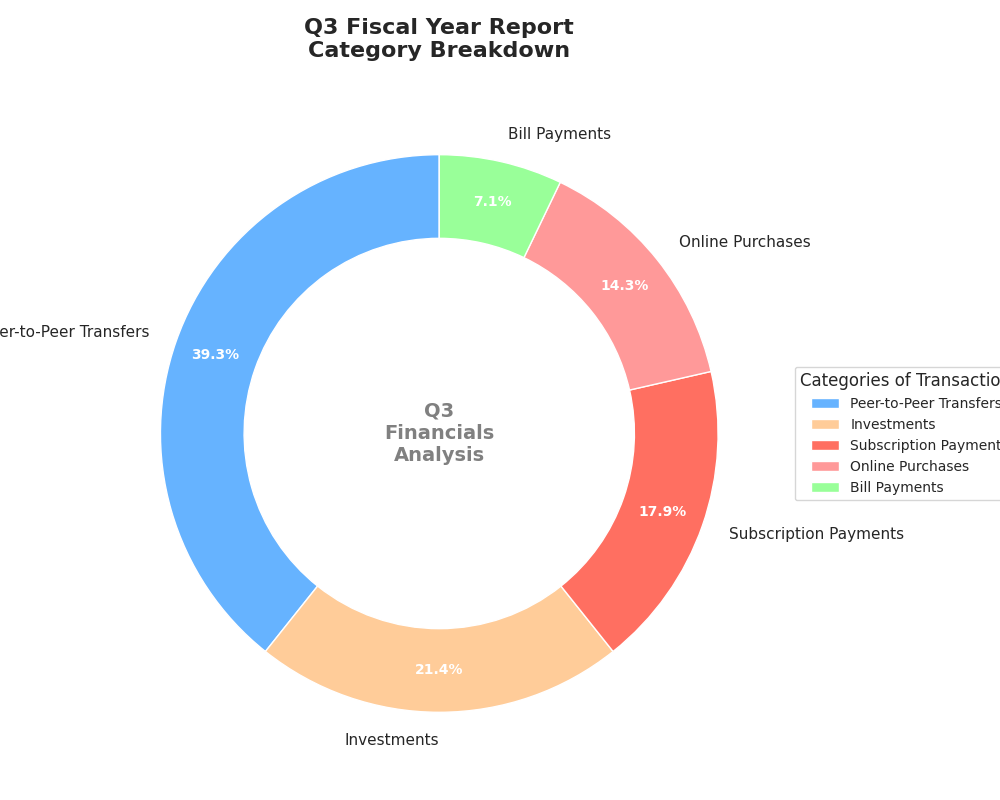

Here is the Python script that generated this plot:
import matplotlib.pyplot as plt
import numpy as np

transaction_categories = [
    'Peer-to-Peer Transfers', 
    'Investments', 
    'Subscription Payments', 
    'Online Purchases', 
    'Bill Payments'
]

transaction_counts = [550, 300, 250, 200, 100]

# Shuffled colors for each transaction category
colors = ['#66B3FF', '#FFCC99', '#FF6F61', '#FF9999', '#99FF99']

fig, ax = plt.subplots(figsize=(10, 8), subplot_kw=dict(aspect="equal"))

wedges, texts, autotexts = ax.pie(transaction_counts, labels=transaction_categories, 
                                  colors=colors, autopct='%1.1f%%', startangle=90,
                                  pctdistance=0.85, wedgeprops=dict(width=0.3, edgecolor='w'))

ax.text(0, 0, 'Q3\nFinancials\nAnalysis', horizontalalignment='center', 
        verticalalignment='center', fontsize=14, fontweight='bold', color='gray')

ax.legend(wedges, transaction_categories, title="Categories of Transactions", loc="center left", 
          bbox_to_anchor=(1, 0, 0.5, 1), fontsize=10)

plt.setp(autotexts, size=10, weight='bold', color='white')
plt.setp(texts, size=11)

plt.title("Q3 Fiscal Year Report\nCategory Breakdown", fontsize=16, fontweight='bold', pad=20)

plt.tight_layout()
plt.show()
